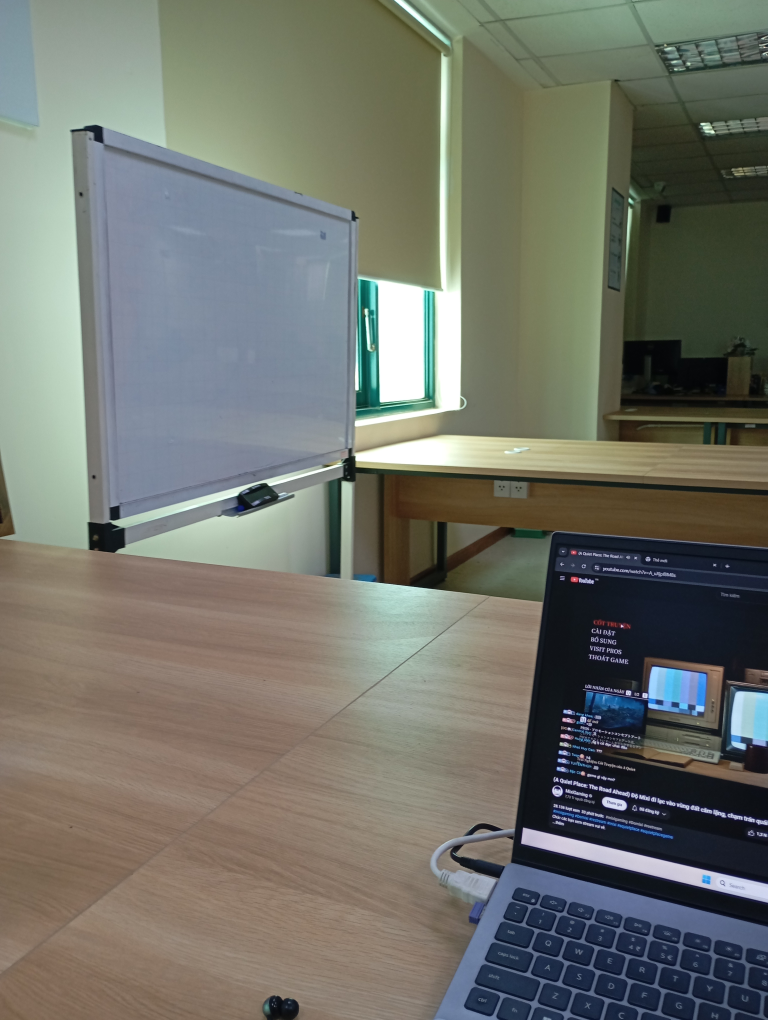
#> input picture GhepAnhPano/ghepPano/img4/333.jpg, 3072 x 4080 px, found by its file name (shown at 1/4 size); its folder holds 4 pictures in this run
$ python stitch.py
#> lines starting #> are read from the running program, lines starting #| are printed output that depends on the picture
import cv2
import os

# Lấy tất cả ảnh từ thư mục
image_dir = "E:/testStitchPano/img4"
image_files = [os.path.join(image_dir, f) for f in os.listdir(image_dir) if f.endswith(('.jpg', '.jpeg', '.png'))]
imgs = []

# Đọc và thay đổi kích thước tất cả các ảnh
for image_path in image_files:
    img = cv2.imread(image_path)
#> img is the input picture: shape (4080, 3072, 3); mean B, G, R 107, 115.8, 113.7
    if img is not None:
        img = cv2.resize(img, (0, 0), fx=0.4, fy=0.4)
#> img: shape (1632, 1229, 3)
        imgs.append(img)
        print(f"Đã đọc ảnh: {image_path}")
    else:
        print(f"Không thể đọc ảnh: {image_path}")

# Phần code ghép ảnh giữ nguyên như cũ# Tạo đối tượng Stitcher và thực hiện ghép ảnh
stitcher = cv2.Stitcher.create()
status, output = stitcher.stitch(imgs)
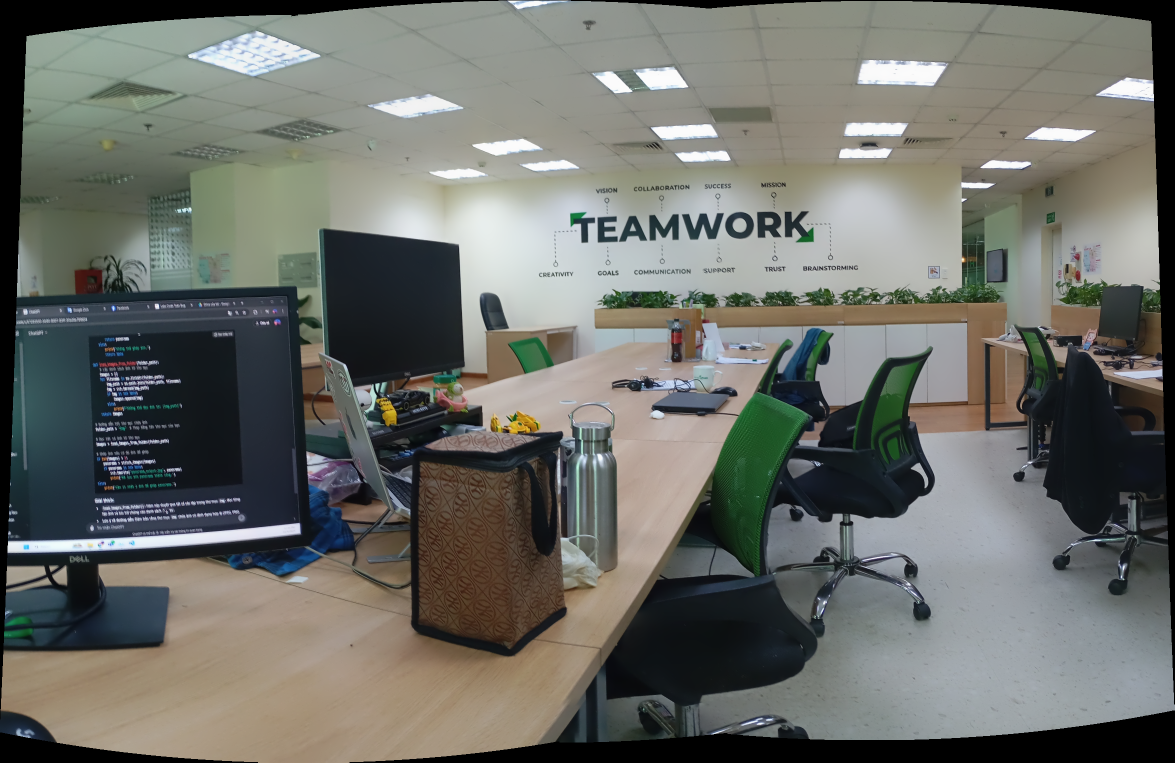
#> output: shape (1525, 2349, 3) (shown at 1/2 size); mean of channels 0, 1, 2 104.4, 110, 108.2; drawn as B, G, R

# Kiểm tra kết quả nối ảnh
if status != cv2.STITCHER_OK:
    print("Ghép ảnh không thành công")
else:
    print("Panorama đã sẵn sàng!")

    # Kiểm tra và tạo thư mục result nếu chưa tồn tại
    result_dir = "result"
    if not os.path.exists(result_dir):
        os.makedirs(result_dir)

    # Lưu ảnh vào thư mục result
    result_path = os.path.join(result_dir, 'panorama_result.jpg')
    cv2.imwrite(result_path, output)
    print(f"{result_path}")

    # Hiển thị ảnh kết quả
    # cv2.imshow('Final Panorama', output)
    cv2.waitKey(0)
    cv2.destroyAllWindows()
